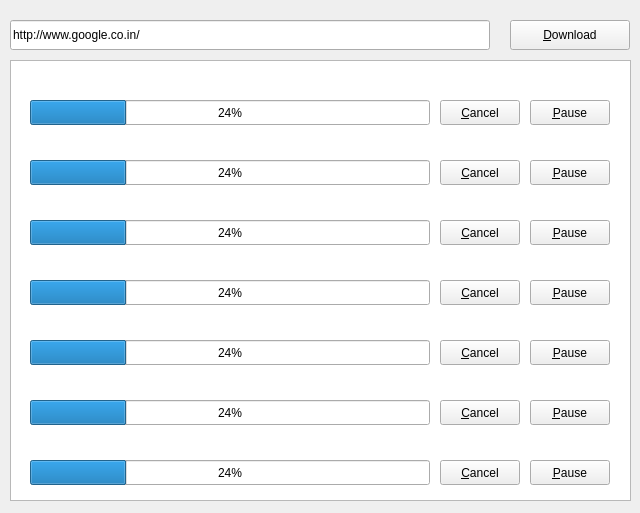
<?xml version="1.0" encoding="UTF-8"?>
<ui version="4.0">
 <class>MainWindow</class>
 <widget class="QMainWindow" name="MainWindow">
  <property name="geometry">
   <rect>
    <x>0</x>
    <y>0</y>
    <width>640</width>
    <height>513</height>
   </rect>
  </property>
  <property name="windowTitle">
   <string>MainWindow</string>
  </property>
  <widget class="QWidget" name="centralWidget">
   <widget class="QPushButton" name="pushButton">
    <property name="geometry">
     <rect>
      <x>510</x>
      <y>20</y>
      <width>120</width>
      <height>30</height>
     </rect>
    </property>
    <property name="text">
     <string>&amp;Download</string>
    </property>
   </widget>
   <widget class="QListView" name="listView">
    <property name="geometry">
     <rect>
      <x>10</x>
      <y>60</y>
      <width>621</width>
      <height>441</height>
     </rect>
    </property>
   </widget>
   <widget class="QWidget" name="widget" native="true">
    <property name="geometry">
     <rect>
      <x>20</x>
      <y>70</y>
      <width>601</width>
      <height>61</height>
     </rect>
    </property>
    <widget class="QLabel" name="label">
     <property name="geometry">
      <rect>
       <x>10</x>
       <y>10</y>
       <width>580</width>
       <height>20</height>
      </rect>
     </property>
     <property name="text">
      <string/>
     </property>
    </widget>
    <widget class="QProgressBar" name="progressBar">
     <property name="geometry">
      <rect>
       <x>10</x>
       <y>30</y>
       <width>400</width>
       <height>25</height>
      </rect>
     </property>
     <property name="value">
      <number>24</number>
     </property>
     <property name="format">
      <string>%p%</string>
     </property>
    </widget>
    <widget class="QPushButton" name="pushButton_2">
     <property name="geometry">
      <rect>
       <x>420</x>
       <y>30</y>
       <width>80</width>
       <height>25</height>
      </rect>
     </property>
     <property name="text">
      <string>&amp;Cancel</string>
     </property>
    </widget>
    <widget class="QPushButton" name="pushButton_3">
     <property name="geometry">
      <rect>
       <x>510</x>
       <y>30</y>
       <width>80</width>
       <height>25</height>
      </rect>
     </property>
     <property name="text">
      <string>&amp;Pause</string>
     </property>
    </widget>
   </widget>
   <widget class="QWidget" name="widget_2" native="true">
    <property name="geometry">
     <rect>
      <x>20</x>
      <y>130</y>
      <width>601</width>
      <height>61</height>
     </rect>
    </property>
    <widget class="QLabel" name="label_2">
     <property name="geometry">
      <rect>
       <x>10</x>
       <y>10</y>
       <width>580</width>
       <height>20</height>
      </rect>
     </property>
     <property name="text">
      <string/>
     </property>
    </widget>
    <widget class="QProgressBar" name="progressBar_2">
     <property name="geometry">
      <rect>
       <x>10</x>
       <y>30</y>
       <width>400</width>
       <height>25</height>
      </rect>
     </property>
     <property name="value">
      <number>24</number>
     </property>
    </widget>
    <widget class="QPushButton" name="pushButton_4">
     <property name="geometry">
      <rect>
       <x>420</x>
       <y>30</y>
       <width>80</width>
       <height>25</height>
      </rect>
     </property>
     <property name="text">
      <string>&amp;Cancel</string>
     </property>
    </widget>
    <widget class="QPushButton" name="pushButton_5">
     <property name="geometry">
      <rect>
       <x>510</x>
       <y>30</y>
       <width>80</width>
       <height>25</height>
      </rect>
     </property>
     <property name="text">
      <string>&amp;Pause</string>
     </property>
    </widget>
   </widget>
   <widget class="QWidget" name="widget_3" native="true">
    <property name="geometry">
     <rect>
      <x>20</x>
      <y>190</y>
      <width>601</width>
      <height>61</height>
     </rect>
    </property>
    <widget class="QLabel" name="label_3">
     <property name="geometry">
      <rect>
       <x>10</x>
       <y>10</y>
       <width>580</width>
       <height>20</height>
      </rect>
     </property>
     <property name="text">
      <string/>
     </property>
    </widget>
    <widget class="QProgressBar" name="progressBar_3">
     <property name="geometry">
      <rect>
       <x>10</x>
       <y>30</y>
       <width>400</width>
       <height>25</height>
      </rect>
     </property>
     <property name="value">
      <number>24</number>
     </property>
    </widget>
    <widget class="QPushButton" name="pushButton_6">
     <property name="geometry">
      <rect>
       <x>420</x>
       <y>30</y>
       <width>80</width>
       <height>25</height>
      </rect>
     </property>
     <property name="text">
      <string>&amp;Cancel</string>
     </property>
    </widget>
    <widget class="QPushButton" name="pushButton_7">
     <property name="geometry">
      <rect>
       <x>510</x>
       <y>30</y>
       <width>80</width>
       <height>25</height>
      </rect>
     </property>
     <property name="text">
      <string>&amp;Pause</string>
     </property>
    </widget>
   </widget>
   <widget class="QWidget" name="widget_4" native="true">
    <property name="geometry">
     <rect>
      <x>20</x>
      <y>250</y>
      <width>601</width>
      <height>61</height>
     </rect>
    </property>
    <widget class="QLabel" name="label_4">
     <property name="geometry">
      <rect>
       <x>10</x>
       <y>10</y>
       <width>580</width>
       <height>20</height>
      </rect>
     </property>
     <property name="text">
      <string/>
     </property>
    </widget>
    <widget class="QProgressBar" name="progressBar_4">
     <property name="geometry">
      <rect>
       <x>10</x>
       <y>30</y>
       <width>400</width>
       <height>25</height>
      </rect>
     </property>
     <property name="value">
      <number>24</number>
     </property>
    </widget>
    <widget class="QPushButton" name="pushButton_8">
     <property name="geometry">
      <rect>
       <x>420</x>
       <y>30</y>
       <width>80</width>
       <height>25</height>
      </rect>
     </property>
     <property name="text">
      <string>&amp;Cancel</string>
     </property>
    </widget>
    <widget class="QPushButton" name="pushButton_9">
     <property name="geometry">
      <rect>
       <x>510</x>
       <y>30</y>
       <width>80</width>
       <height>25</height>
      </rect>
     </property>
     <property name="text">
      <string>&amp;Pause</string>
     </property>
    </widget>
   </widget>
   <widget class="QWidget" name="widget_5" native="true">
    <property name="geometry">
     <rect>
      <x>20</x>
      <y>310</y>
      <width>601</width>
      <height>61</height>
     </rect>
    </property>
    <widget class="QLabel" name="label_5">
     <property name="geometry">
      <rect>
       <x>10</x>
       <y>10</y>
       <width>580</width>
       <height>20</height>
      </rect>
     </property>
     <property name="text">
      <string/>
     </property>
    </widget>
    <widget class="QProgressBar" name="progressBar_5">
     <property name="geometry">
      <rect>
       <x>10</x>
       <y>30</y>
       <width>400</width>
       <height>25</height>
      </rect>
     </property>
     <property name="value">
      <number>24</number>
     </property>
    </widget>
    <widget class="QPushButton" name="pushButton_10">
     <property name="geometry">
      <rect>
       <x>420</x>
       <y>30</y>
       <width>80</width>
       <height>25</height>
      </rect>
     </property>
     <property name="text">
      <string>&amp;Cancel</string>
     </property>
    </widget>
    <widget class="QPushButton" name="pushButton_11">
     <property name="geometry">
      <rect>
       <x>510</x>
       <y>30</y>
       <width>80</width>
       <height>25</height>
      </rect>
     </property>
     <property name="text">
      <string>&amp;Pause</string>
     </property>
    </widget>
   </widget>
   <widget class="QWidget" name="widget_6" native="true">
    <property name="geometry">
     <rect>
      <x>20</x>
      <y>370</y>
      <width>601</width>
      <height>61</height>
     </rect>
    </property>
    <widget class="QLabel" name="label_6">
     <property name="geometry">
      <rect>
       <x>10</x>
       <y>10</y>
       <width>580</width>
       <height>20</height>
      </rect>
     </property>
     <property name="text">
      <string/>
     </property>
    </widget>
    <widget class="QProgressBar" name="progressBar_6">
     <property name="geometry">
      <rect>
       <x>10</x>
       <y>30</y>
       <width>400</width>
       <height>25</height>
      </rect>
     </property>
     <property name="value">
      <number>24</number>
     </property>
    </widget>
    <widget class="QPushButton" name="pushButton_12">
     <property name="geometry">
      <rect>
       <x>420</x>
       <y>30</y>
       <width>80</width>
       <height>25</height>
      </rect>
     </property>
     <property name="text">
      <string>&amp;Cancel</string>
     </property>
    </widget>
    <widget class="QPushButton" name="pushButton_13">
     <property name="geometry">
      <rect>
       <x>510</x>
       <y>30</y>
       <width>80</width>
       <height>25</height>
      </rect>
     </property>
     <property name="text">
      <string>&amp;Pause</string>
     </property>
    </widget>
   </widget>
   <widget class="QWidget" name="widget_7" native="true">
    <property name="geometry">
     <rect>
      <x>20</x>
      <y>430</y>
      <width>601</width>
      <height>61</height>
     </rect>
    </property>
    <widget class="QLabel" name="label_7">
     <property name="geometry">
      <rect>
       <x>10</x>
       <y>10</y>
       <width>580</width>
       <height>20</height>
      </rect>
     </property>
     <property name="text">
      <string/>
     </property>
    </widget>
    <widget class="QProgressBar" name="progressBar_7">
     <property name="geometry">
      <rect>
       <x>10</x>
       <y>30</y>
       <width>400</width>
       <height>25</height>
      </rect>
     </property>
     <property name="value">
      <number>24</number>
     </property>
    </widget>
    <widget class="QPushButton" name="pushButton_14">
     <property name="geometry">
      <rect>
       <x>420</x>
       <y>30</y>
       <width>80</width>
       <height>25</height>
      </rect>
     </property>
     <property name="text">
      <string>&amp;Cancel</string>
     </property>
    </widget>
    <widget class="QPushButton" name="pushButton_15">
     <property name="geometry">
      <rect>
       <x>510</x>
       <y>30</y>
       <width>80</width>
       <height>25</height>
      </rect>
     </property>
     <property name="text">
      <string>&amp;Pause</string>
     </property>
    </widget>
   </widget>
   <widget class="QLineEdit" name="lineEdit">
    <property name="geometry">
     <rect>
      <x>10</x>
      <y>20</y>
      <width>480</width>
      <height>30</height>
     </rect>
    </property>
    <property name="text">
     <string>http://www.google.co.in/</string>
    </property>
   </widget>
  </widget>
 </widget>
 <layoutdefault spacing="6" margin="11"/>
 <resources/>
 <connections/>
</ui>
